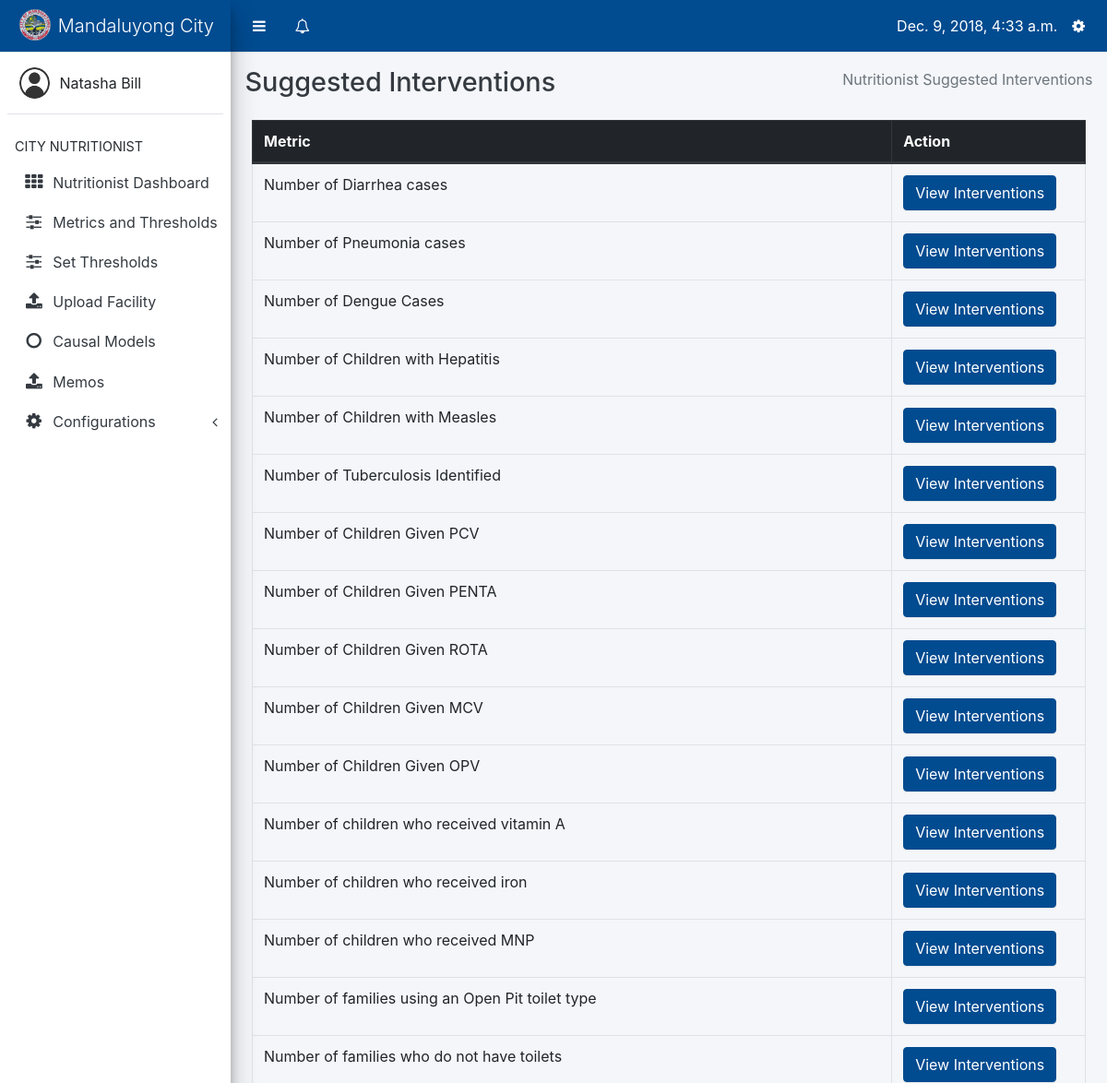
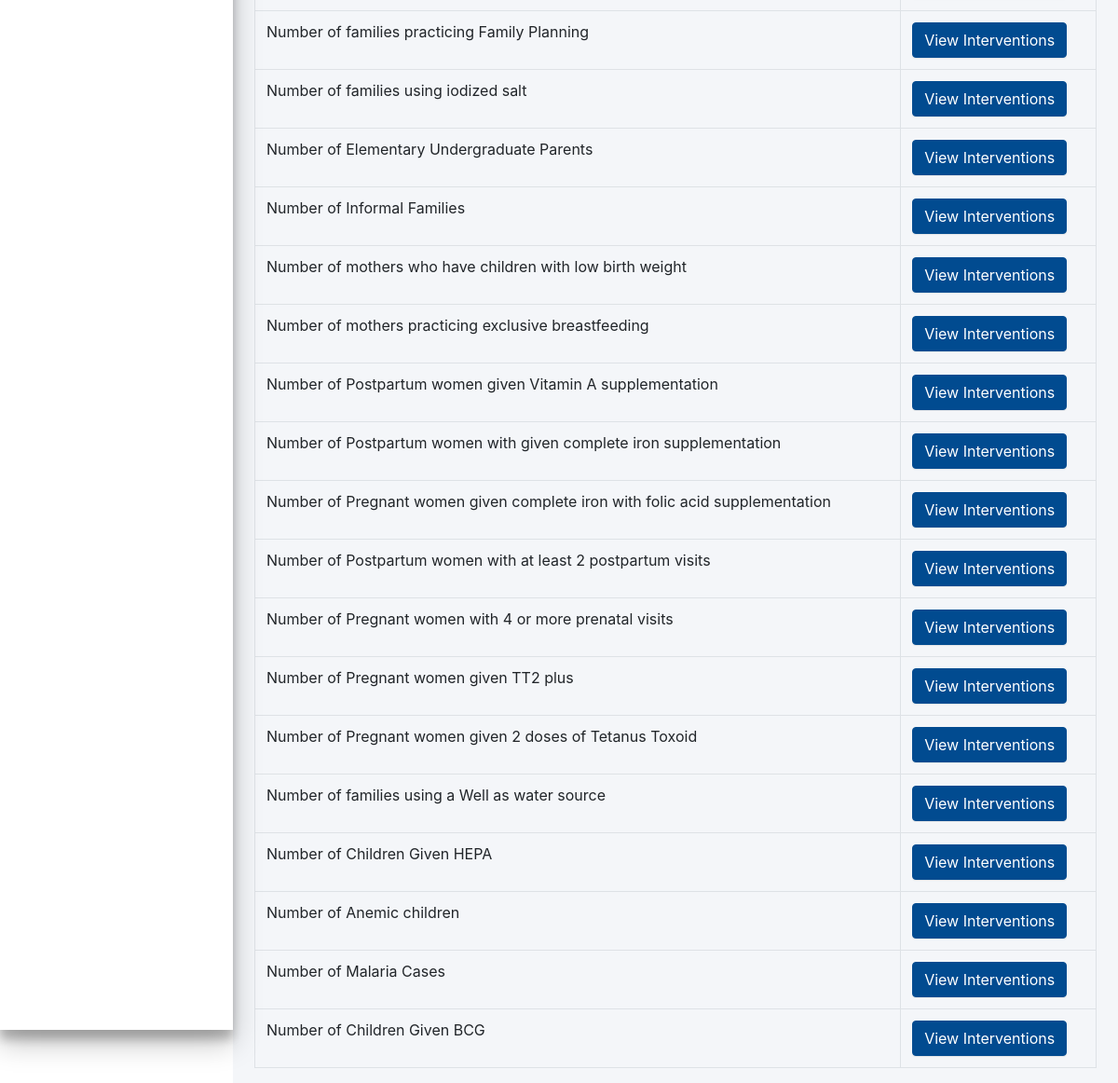
Screenshot of /conf/set_interventions (signed in) with the database file from the repository (2 pictures, top to bottom).
### core/models.py (models this page shows, shortened)
class Profile(models.Model):
    user = models.OneToOneField(User, on_delete=models.CASCADE, related_name='profile')
    barangay = models.ForeignKey(Barangay, on_delete=models.CASCADE, null=True, blank=True)
    USER_TYPES = (
        ('Barangay Nutrition Scholar', 'Barangay Nutrition Scholar'),
        ('Nutritionist', 'Nutritionist'),
        ('Nutrition Program Coordinator', 'Nutrition Program Coordinator')
    )
    user_type = models.CharField(max_length=40, choices=USER_TYPES)

### datapreprocessing/models.py (models this page shows, shortened)
class Metric(models.Model):
    metric = models.CharField(max_length=150)
    threshold = models.DecimalField(max_digits=10, decimal_places=2)
    UNIT_CHOICES = (
        ('Total', 'Total'),
        ('Rate', 'Rate')
    )
    unit = models.CharField(max_length=20, choices=UNIT_CHOICES, default='Total')
    date = models.DateTimeField(default=datetime.now)
    is_completed = models.BooleanField(default=False)
    is_default = models.BooleanField(default=True)
    threshold_bad = models.BooleanField(default=True, verbose_name='Is Value Reaching Threshold Bad')
    json_data = models.TextField(default='')
    suggested_interventions = models.TextField(default='')
    @property
    def get_data_point(self):
        try:
            phrase = self.metric.split("|")
            return phrase[1].strip()
        except IndexError:
            return 'Unemployment Rate'

### capstone/decorators.py (the view)
    def validate(request, *args, **kwargs):
        user_type = Profile.objects.get(user=request.user).user_type
        if user_type != 'Barangay Nutrition Scholar':
            return function(request, *args, **kwargs)
        return HttpResponse('You are a BNS')

### configurations/views.py (called while the page is built)
@login_required
@not_bns
def set_suggested_interventions(request):
    profile = Profile.objects.get(user=request.user)
    if profile.user_type == 'Nutritionist':
        layout = 'core/nutritionist-layout.html'
    else:
        layout = 'core/pc_layout.html'
    metrics = Metric.objects.filter(date__year=year_now)
    context = {
        'layout': layout,
        'metrics': metrics
    }
    return render(request, 'configurations/intervention_settings.html', context)

### core/context_processors.py (called while the page is built)
def get_user_type(request):
    if request.user.is_anonymous:
        return {
            'user_type': None
        }
    return {
        'user_type': Profile.objects.get(user=request.user).user_type
    }

def get_notifications(request):
    if not request.user.is_anonymous:
        notifications = Notification.objects.filter(profile_to=Profile.objects.get(user=request.user)).order_by('-date')
        return {
            'notifications': notifications
        }
    return {
        'notifications': None
    }

def get_unread_notifications(request):
    if not request.user.is_anonymous:
        unread_count = Notification.objects.filter(profile_to=Profile.objects.get(user=request.user), is_read=False)
        return {
            'unread_count': unread_count.count()
        }
    return {
        'unread_count': None
    }

def today(request):
    return {
        'today': datetime.now()
    }

def year_now(request):
    return {
        'year_present': datetime.now().year
    }

def profile(request):
    if request.user.is_anonymous:
        return {
            'profile': None
        }
    return {
        'profile': Profile.objects.get(user=request.user)
    }

### configurations/templates/configurations/intervention_settings.html (shortened to what this page needs)
{% extends layout %}
{% block content %}
    {% load static %}
    <div class="content-wrapper" style="height: auto; margin-top: 57px;">
        <div class="content-header">
            <div class="container-fluid">
                <div class="row mb-2">
                    <div class="col-sm-6">
                        <h1 class="m-0 text-dark">Suggested Interventions</h1>
                    </div>
                    <div class="col-sm-6">
                        <ol class="breadcrumb float-sm-right">
                            <li class="breadcrumb-item active">
                                {% if profile.user_type == 'Nutritionist' %}
                                Nutritionist
                                {% else %}
                                Program Coordinator
                                {% endif %}
                                Suggested Interventions</li>
                        </ol>
                    </div>
                </div>
            </div>
        </div>
        <section class="content">
            <div class="container-fluid">
                <div class="col-12">
                    <table class="table table-bordered">
                        <thead class="thead-dark">
                        <tr>
                            <th>Metric</th>
                            <th>Action</th>
                        </tr>
                        </thead>
                        <tbody>
                        {% for metric in metrics %}
                            <tr>
                                <td>{{ metric.get_data_point }}</td>
                                <td>
                                    <a href="{% url 'conf:view_interventions' metric.id %}">
                                        <button class="btn btn-primary">View Interventions</button>
                                    </a>
                                </td>
                            </tr>
                        {% endfor %}
                        </tbody>
                    </table>
                </div>
            </div>
        </section>
    </div>
{% endblock %}

### core/templates/core/nutritionist-layout.html (shortened to what this page needs)
{% load static %}
<html>
    <head>
        <link rel="stylesheet" type="text/css" href="{% static 'core/plugins/bootstrap/css/bootstrap.css' %}">
        <link rel="stylesheet" type="text/css" href="{% static 'core/plugins/css/adminlte.css' %}">
        <link rel="stylesheet" type="text/css" href="{% static 'core/plugins/datatables/dataTables.bootstrap4.css' %}">
        <link rel="stylesheet" type="text/css" href="{% static 'core/plugins/font-awesome/css/font-awesome.css' %}">
        <link rel="stylesheet" type="text/css" href="{% static 'core/plugins/select2/select2.css' %}">
    </head>
    <body class="sidebar-mini" style="padding-right: 0 !important;">
        <div class="wrapper">
            <nav class="main-header navbar navbar-expand border-bottom navbar-light bg-primary" style="position: fixed; right: 0; left: 0;">
                <ul class="navbar-nav">
                    <li class="nav-item">
                        <a class="nav-link" data-widget="pushmenu" href="#" style="padding-top: 12px;"><i class="fa fa-bars"></i></a>
                    </li>
                    <li class="nav-item dropdown">
                        <a class="nav-link" data-toggle="dropdown" href="#" aria-expanded="false" style="padding-top: 12px;">
                            <i class="fa fa-bell-o"></i>
                        </a>
                    </li>
                </ul>
                <ul class="navbar-nav ml-auto">
                    <li class="nav-item mt-2">
                        {{ today }}
                    </li>
                    <li class="nav-item dropdown">
                        <a class="nav-link" data-toggle="dropdown" href="#" aria-expanded="true" style="padding-top: 12px;">
                            <i class="fa fa-cog"></i>
                        </a>
                    </li>
                </ul>
            </nav>
            <aside class="main-sidebar elevation-4 sidebar-light-primary" style="min-height: 620px;">
                <div class="brand-link bg-primary">
                    <img src="{% static 'core/images/com.png' %}" class="brand-image img-circle" style="opacity: .8">
                    <span class="brand-text font-weight-light">Mandaluyong City</span>
                </div>
                <div class="sidebar">
                    <div class="user-panel mt-3 pb-3 mb-3 d-flex">
                        <div class="image">
                            <img src="{% static 'core/images/usr.png' %}" class="img-circle" alt="User Image">
                        </div>
                        <div class="info">
                            <div class="d-block">{{ profile.user.first_name }} {{ profile.user.last_name }}</div>
                        </div>
                    </div>
                    <nav class="mt-2">
                        <ul class="nav nav-pills nav-sidebar flex-column" data-widget="treeview" role="menu" data-accordion="false">
                            <li class="nav-header">CITY NUTRITIONIST</li>
                            <li class="nav-item">
                                <a href="{% url 'core:nutritionist' %}" class="nav-link {% if active == 'db' %}active{% endif %}">
                                    <i class="nav-icon fa fa-th"></i>
                                    <p>Nutritionist Dashboard</p>
                                </a>
                                </li>
                            <li class="nav-item">
                                <a href="{% url 'datapreprocessing:index' %}" class="nav-link {% if active == 'mt' %}active{% endif %}">
                                    <i class="nav-icon fa fa-sliders"></i>
                                    <p>Metrics and Thresholds</p>
                                </a>
                            </li>
                            <li class="nav-item">
                                <a href="{% url 'datapreprocessing:set_thresholds' %}" class="nav-link {% if active == 'st' %}active{% endif %}">
                                    <i class="nav-icon fa fa-sliders"></i>
                                    <p>Set Thresholds</p>
                                </a>
                            </li>
                            <li class="nav-item">
                                <a href="{% url 'datainput:nutritionist_upload' %}" class="nav-link {% if active == 'du' %}active{% endif %}">
                                    <i class="nav-icon fa fa-upload"></i>
                                    <p>Upload Facility</p>
                                </a>
                                </li>
                            <li class="nav-item">
                                <a href="{% url 'causalmodel:index' 2018 %}" class="nav-link {% if active == 'cm' %}active{% endif %}">
                                    <i class="nav-icon fa fa-circle-o"></i>
                                    <p>Causal Models</p>
                                </a>
                            </li>
                            <li class="nav-item">
                                <a href="{% url 'core:memos' %}" class="nav-link {% if active == 'mm' %}active{% endif %}">
                                    <i class="nav-icon fa fa-upload"></i>
                                    <p>Memos</p>
                                </a>
                            </li>
                             <li class="nav-item has-treeview {% if active == 'arc' %}menu-open{% endif %}">
                            <a href="#" class="nav-link {% if active == 'arc' %}active{% endif %}">
                              <i class="nav-icon fa fa-cog"></i>
                              <p>
                                Configurations
                                <i class="right fa fa-angle-left"></i>
                              </p>
                            </a>
                            </li>
                        </ul>
                    </nav>
                </div>
            </aside>
            {% block content %}
            {% endblock %}
        </div>
    </body>
</html>

### rows the page displays
Profile: user.first_name "Natasha", user.last_name "Bill"
Metric: get_data_point "Number of Diarrhea cases"
Metric: get_data_point "Number of Pneumonia cases"
Metric: get_data_point "Number of Dengue Cases"
Metric: get_data_point "Number of Children with Hepatitis"
Metric: get_data_point "Number of Children with Measles"
Metric: get_data_point "Number of Tuberculosis Identified"
Metric: get_data_point "Number of Children Given PCV"
Metric: get_data_point "Number of Children Given PENTA"
Metric: get_data_point "Number of Children Given ROTA"
Metric: get_data_point "Number of Children Given MCV"
Metric: get_data_point "Number of Children Given OPV"
Metric: get_data_point "Number of children who received vitamin A"
Metric: get_data_point "Number of children who received iron"
Metric: get_data_point "Number of children who received MNP"
Metric: get_data_point "Number of families using an Open Pit toilet type"
Metric: get_data_point "Number of families who do not have toilets"
Metric: get_data_point "Number of families practicing Family Planning"
Metric: get_data_point "Number of families using iodized salt"
Metric: get_data_point "Number of Elementary Undergraduate Parents"
Metric: get_data_point "Number of Informal Families"
Metric: get_data_point "Number of mothers who have children with low birth weight"
Metric: get_data_point "Number of mothers practicing exclusive breastfeeding"
Metric: get_data_point "Number of Postpartum women given Vitamin A supplementation"
Metric: get_data_point "Number of Postpartum women with given complete iron supplementation"
Metric: get_data_point "Number of Pregnant women given complete iron with folic acid supplementation"
Metric: get_data_point "Number of Postpartum women with at least 2 postpartum visits"
Metric: get_data_point "Number of Pregnant women with 4 or more prenatal visits"
Metric: get_data_point "Number of Pregnant women given TT2 plus"
Metric: get_data_point "Number of Pregnant women given 2 doses of Tetanus Toxoid"
Metric: get_data_point "Number of families using a Well as water source"
Metric: get_data_point "Number of Children Given HEPA"
Metric: get_data_point "Number of Anemic children"
Metric: get_data_point "Number of Malaria Cases"
Metric: get_data_point "Number of Children Given BCG"
